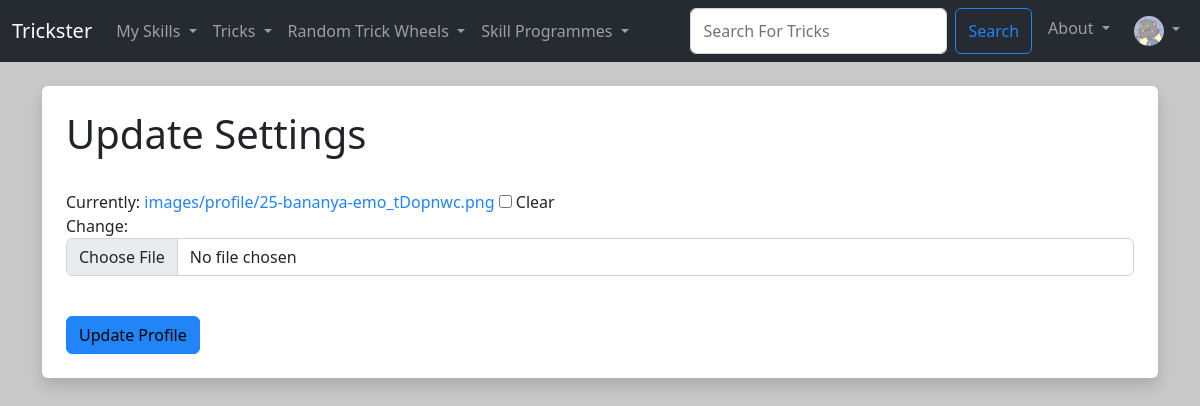
Before: /Users/update_profile/1 (signed in) with the older database file.
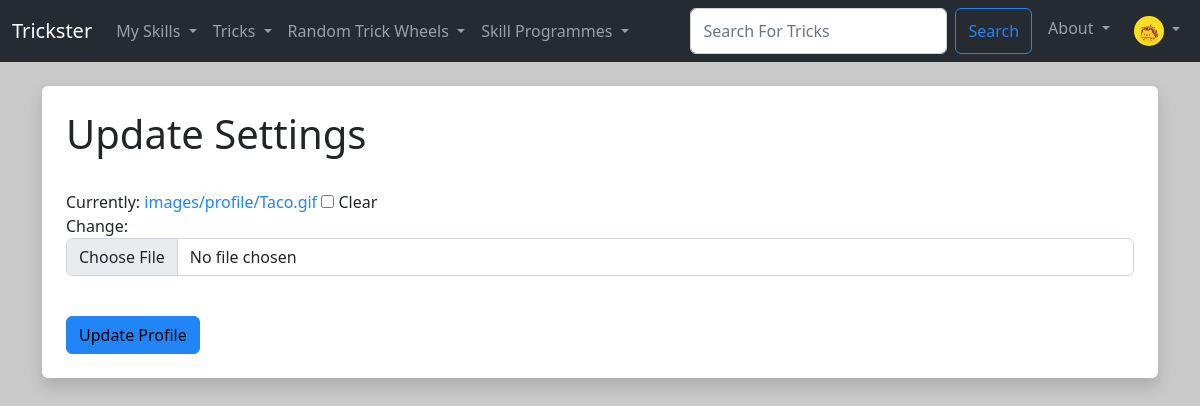
After: the same page with the newer database file.
### Users/models.py (models this page shows, shortened)
class Trickster_User(AbstractBaseUser, PermissionsMixin):
  UserID = models.AutoField(primary_key=True)
  Email = models.EmailField(('Email Address'), unique=True)
  Username = models.CharField(('Username'),max_length=25, unique=True)
  FirstName = models.CharField(('First Name'),max_length=25)
  LastName = models.CharField(('Last Name'),max_length=25)
  DateOfJoining = models.DateField(default=timezone.now)
  is_staff = models.BooleanField(default=False)
  is_active = models.BooleanField(default=True)
  objects = CustomUserManager()
  USERNAME_FIELD = 'Email'
  REQUIRED_FIELDS = ['Username', 'FirstName', 'LastName']

class User_Profile(models.Model):
  User = models.OneToOneField(Trickster_User, on_delete=models.CASCADE)
  ProfilePhoto = models.ImageField(null=True, blank=True, upload_to="images/profile")
  SkillLevel = models.ForeignKey(SkillLevel, default=get_default_skill_level, blank=True, null=True, on_delete=models.CASCADE)
  LearnedTricks  = models.ManyToManyField(Trick, related_name='learned_trick', blank=True)
  UserDifficultyLevel = models.PositiveIntegerField(default=1, null=True, validators=[MinValueValidator(1), MaxValueValidator(10)])
  Follows =  models.ManyToManyField('self', related_name='followed_by', symmetrical=False, blank=True)

### Users/views.py (the view)
# urls.py: path('update_profile/<int:pk>', views.update_profile, name='update-profile'),
def update_profile(request, pk):
  if request.user.is_authenticated:
    profile = User_Profile.objects.get(User_id=pk)
    form = ProfileUpdateForm(request.POST or None, request.FILES or None, instance=profile)
    if form.is_valid():
      form.save()
      messages.success(request, ("The Changes To Your Profile Have Been Saved!"))
      return redirect('home')
  else:
    messages.success(request, ("You Must Be Logged In To See This Page!"))
    return redirect('home')
  return render(request, 'user_pages/update_profile.html', {'profile':profile, 'form':form})

### Users/forms.py
class ProfileUpdateForm(forms.ModelForm):
  class Meta:
        model = User_Profile
        fields = ('ProfilePhoto',)
        labels = {
            'ProfilePhoto':'',
        }
        widgets = {
            'ProfilePhoto': forms.ClearableFileInput(attrs={'class':'form-control'}),
        }

### Users/templates/user_pages/update_profile.html (shortened to what this page needs)
{% extends 'main/base.html' %}
{% block content  %}
    <div class="shadow  p-4 mb-5 bg-body rounded">
        <h1>Update Settings</h1>
        <form action="" method=POST enctype="multipart/form-data">
        {{ form.as_p }}
        <input type="submit" value="Update Profile" class="btn btn-primary">
        </form>
    </div>
{% endblock %}

### TricksterMain/templates/components/navbar.html (shortened to what this page needs)
{% load static %}
<nav class="navbar navbar-expand-lg navbar-dark bg-tricksterdark">
  <div class="container-fluid">
    <a class="navbar-brand" href="{%url 'home'%}">Trickster</a>
    <div class="collapse navbar-collapse" id="navbarSupportedContent">
      <ul class="navbar-nav me-auto mb-2 mb-lg-0">
        <li class="nav-item dropdown">
          <a class="nav-link dropdown-toggle" href="#" id="mySkillsDropdown" role="button" data-bs-toggle="dropdown" aria-expanded="false">
            My Skills
          </a>
        </li>
        <li class="nav-item dropdown">
          <a class="nav-link dropdown-toggle" href="#" id="tricksDropdown" role="button" data-bs-toggle="dropdown" aria-expanded="false">
            Tricks
          </a>
        </li>
        <li class="nav-item dropdown">
          <a class="nav-link dropdown-toggle" href="#" id="randomDropdown" role="button" data-bs-toggle="dropdown" aria-expanded="false">
            Random Trick Wheels
          </a>
        </li>
        <li class="nav-item dropdown">
          <a class="nav-link dropdown-toggle" href="#" id="tricksDropdown" role="button" data-bs-toggle="dropdown" aria-expanded="false">
            Skill Programmes
          </a>
        </li>
      </ul>
      <div class="navbar-nav ml-auto gap-2">
        <form class="d-flex" method="POST" action="{% url 'search-trick' %}">
          <input class="form-control me-2 input-sm" type="search" placeholder="Search For Tricks" aria-label="Search" name="trick_searched">
          <button class="btn btn-outline-primary" type="submit">Search</button>
        </form>
        <li class="nav-item dropdown">
          <a class="nav-link dropdown-toggle" href="#" id="tricksDropdown" role="button" data-bs-toggle="dropdown" aria-expanded="false">
            About
          </a>
        </li>
        {% if user.is_authenticated %}
        <li class="nav-item dropdown">
          <a class="nav-link dropdown-toggle" href="#" id="navbarScrollingDropdown" role="button" data-bs-toggle="dropdown" aria-expanded="false">
            {% if request.user.user_profile.ProfilePhoto.url %}
              <img
              class="rounded-circle"
              height="30"
              src="{{ request.user.user_profile.ProfilePhoto.url }}"
              alt="User Profile Image"
              />
            {% endif %}
          </a>
        </li>
        {% else %}
          <li class="nav-item">
            <a class="nav-link" href="{%url 'login'%}">Login</a>
          </li>
        {% endif %}
      </div>
    </div>
  </div>
</nav>

Changed rows visible on the page:
changed through a linked row, Trickster_User: user.user_profile.ProfilePhoto: a different picture
Other visible differences:
text no longer shown: "Currently: images/profile/25-bananya-emo_tDopnwc.png Clear Change:"
text now shown: "Currently: images/profile/Taco.gif Clear Change:"
